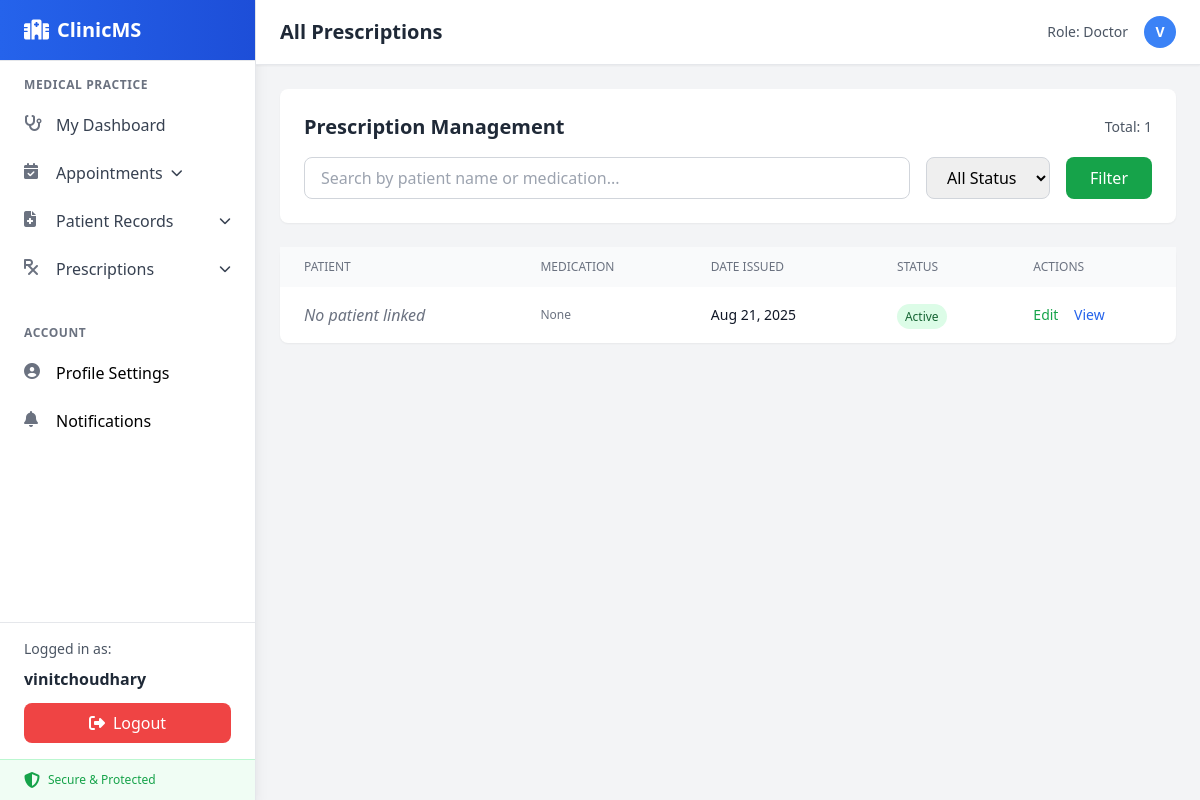
Screenshot of /prescriptions/list/ (signed in) with the database file from the repository.
### users/models.py (models this page shows, shortened)
class User(AbstractUser):
    ROLE_CHOICES = [
        ('admin', 'Admin'),
        ('doctor', 'Doctor'),
        ('patient', 'Patient'),
    ]
    role = models.CharField(max_length=10, choices=ROLE_CHOICES, default="patient")
    specialization = models.CharField(max_length=100, blank=True, null=True)  # Only for doctors

### prescriptions/models.py (models this page shows, shortened)
class Prescription(models.Model):
    appointment = models.OneToOneField(
        Appointment,
        on_delete=models.CASCADE,
        related_name="prescription"
    )
    doctor = models.ForeignKey(User, on_delete=models.CASCADE, related_name="prescriptions")
    patient = models.ForeignKey(User,on_delete=models.CASCADE,related_name="patient_prescriptions", null=True,blank=True)
    medicine = models.CharField(max_length=200, default="Not specified")
    dosage = models.CharField(max_length=100, blank=True, null=True)
    instructions = models.TextField()
    date_issued = models.DateTimeField(auto_now_add=True)
    is_active = models.BooleanField(default=True)

### prescriptions/views.py (the view, shortened to what this page needs)
# urls.py: path('list/', views.list_prescriptions, name='list_prescriptions'),
@login_required
def list_prescriptions(request):
    if request.user.role != 'doctor':
        messages.error(request, "Access denied.")
        return redirect('dashboard_doctor')
    prescriptions = Prescription.objects.filter(
        doctor=request.user
    ).select_related('patient', 'appointment').order_by('-date_issued')
    search_query = request.GET.get('q', '')
    status_filter = request.GET.get('status', '')
    if status_filter:
        if status_filter == 'active':
            prescriptions = prescriptions.filter(is_active=True)
        elif status_filter == 'expired':
            prescriptions = prescriptions.filter(is_active=False)
    paginator = Paginator(prescriptions, 20)
    page_number = request.GET.get('page')
    page_obj = paginator.get_page(page_number)
    context = {
        'prescriptions': page_obj,
        'search_query': search_query,
        'status_filter': status_filter,
        'total_prescriptions': prescriptions.count()
    }
    return render(request, 'users/list.html', context)

### users/templates/users/list.html (shortened to what this page needs)
{% extends "base.html" %}
{% block header %}All Prescriptions{% endblock %}
{% block content %}
<div class="space-y-6">
  <div class="bg-white rounded-lg shadow-sm p-6">
    <div class="flex items-center justify-between mb-4">
      <h2 class="text-xl font-semibold text-gray-800">Prescription Management</h2>
      <div class="text-sm text-gray-600">Total: {{ total_prescriptions }}</div>
    </div>
    <form method="GET" class="flex space-x-4">
      <input type="text" name="q" value="{{ search_query }}"
             placeholder="Search by patient name or medication..."
             class="flex-1 px-4 py-2 border border-gray-300 rounded-lg">
      <select name="status" class="px-4 py-2 border border-gray-300 rounded-lg">
        <option value="">All Status</option>
      </select>
      <button type="submit" class="px-6 py-2 bg-green-600 text-white rounded-lg hover:bg-green-700">
        Filter
      </button>
    </form>
  </div>
  <div class="bg-white rounded-lg shadow-sm">
    <div class="overflow-x-auto">
      <table class="min-w-full">
        <thead class="bg-gray-50">
          <tr>
            <th class="px-6 py-3 text-left text-xs font-medium text-gray-500 uppercase">Patient</th>
            <th class="px-6 py-3 text-left text-xs font-medium text-gray-500 uppercase">Medication</th>
            <th class="px-6 py-3 text-left text-xs font-medium text-gray-500 uppercase">Date Issued</th>
            <th class="px-6 py-3 text-left text-xs font-medium text-gray-500 uppercase">Status</th>
            <th class="px-6 py-3 text-left text-xs font-medium text-gray-500 uppercase">Actions</th>
          </tr>
        </thead>
        <tbody class="divide-y divide-gray-200">
            {% for prescription in prescriptions %}
                <tr class="hover:bg-gray-50">
                <td class="px-6 py-4 whitespace-nowrap">
                    {% if prescription.patient %}
                    <div class="font-medium text-gray-900">
                        {{ prescription.patient.get_full_name|default:prescription.patient.username }}
                    </div>
                    {% else %}
                    <div class="font-medium text-gray-500 italic">No patient linked</div>
                    {% endif %}
                </td>
                <td class="px-6 py-4">
                    <div class="text-xs text-gray-500">{{ prescription.dosage }}</div>
                </td>
                <td class="px-6 py-4 whitespace-nowrap text-sm text-gray-900">
                    {{ prescription.date_issued|date:"M j, Y" }}
                </td>
                <td class="px-6 py-4 whitespace-nowrap">
                    <span class="px-2 py-1 text-xs rounded-full {% if prescription.is_active %}bg-green-100 text-green-800{% else %}bg-gray-100 text-gray-800{% endif %}">
                    {% if prescription.is_active %}Active{% else %}Expired{% endif %}
                    </span>
                </td>
                <td class="px-6 py-4 whitespace-nowrap text-sm">
                    <a href="{% url 'prescriptions:edit_prescription' prescription.pk %}" class="text-green-600 hover:text-green-900 mr-3">Edit</a>
                    <a href="#" class="text-blue-600 hover:text-blue-900">View</a>
                </td>
                </tr>
            {% empty %}
                <tr>
                <td colspan="5" class="px-6 py-4 text-center text-gray-500">No prescriptions found</td>
                </tr>
            {% endfor %}
        </tbody>
      </table>
    </div>
  </div>
</div>
{% endblock %}

### users/templates/base.html (shortened to what this page needs)
<!DOCTYPE html>
<html lang="en">
  <head>
    <script src="https://cdn.tailwindcss.com"></script>
  </head>
  <body class="bg-gray-100 font-sans">
    <div class="flex h-screen">
      <aside class="w-64 bg-white shadow-lg border-r border-gray-200 flex flex-col">
        <div class="px-6 py-4 border-b border-gray-200 bg-gradient-to-r from-blue-600 to-blue-700">
          <div class="flex items-center space-x-2 text-white">
            <i class="fa-solid fa-hospital text-xl"></i>
            <span class="text-xl font-bold">ClinicMS</span>
          </div>
        </div>
        <nav class="flex-1 overflow-y-auto">
          <ul class="py-2">
            {% if user.is_authenticated %}
              {% if user.role == "admin" %}
                <li class="px-6 py-2 text-xs font-semibold text-gray-500 uppercase tracking-wider">Administration</li>
                <li>
                  <a href="{% url 'dashboard_admin' %}" class="flex items-center px-6 py-3 text-gray-700 hover:bg-gray-50 hover:text-blue-600 transition-colors duration-200">
                    <i class="fa-solid fa-tachometer-alt w-5 h-5 mr-3 text-gray-500"></i>
                    <span>Dashboard</span>
                  </a>
                </li>
                <li>
                  <a href="/admin/" class="flex items-center px-6 py-3 text-gray-700 hover:bg-gray-50 hover:text-blue-600 transition-colors duration-200">
                    <i class="fa-solid fa-user-gear w-5 h-5 mr-3 text-gray-500"></i>
                    <span>Admin Panel</span>
                    <span class="ml-auto bg-blue-500 text-white text-xs px-2 py-1 rounded-full">NEW</span>
                  </a>
                </li>
                <li class="nav-group">
                  <a href="#" class="nav-group-toggle flex items-center px-6 py-3 text-gray-700 hover:bg-gray-50 hover:text-blue-600 transition-colors duration-200" onclick="toggleDropdown(this, event)">
                    <i class="fa-solid fa-users w-5 h-5 mr-3 text-gray-500"></i>
                    <span>User Management</span>
                    <i class="fa-solid fa-chevron-down ml-auto text-xs transition-transform duration-200"></i>
                  </a>
                  <ul class="nav-group-items hidden bg-gray-50">
                    <li>
                      <a href="#" class="flex items-center px-6 py-2 pl-12 text-sm text-gray-600 hover:text-blue-600 transition-colors duration-200">
                        <span class="w-2 h-2 bg-gray-400 rounded-full mr-3"></span>
                        <span>Manage Doctors</span>
                      </a>
                    </li>
                    <li>
                      <a href="#" class="flex items-center px-6 py-2 pl-12 text-sm text-gray-600 hover:text-blue-600 transition-colors duration-200">
                        <span class="w-2 h-2 bg-gray-400 rounded-full mr-3"></span>
                        <span>Manage Patients</span>
                      </a>
                    </li>
                  </ul>
                </li>
                <li>
                  <a href="#" class="flex items-center px-6 py-3 text-gray-700 hover:bg-gray-50 hover:text-blue-600 transition-colors duration-200">
                    <i class="fa-solid fa-chart-bar w-5 h-5 mr-3 text-gray-500"></i>
                    <span>Analytics</span>
                  </a>
                </li>
              {% elif user.role == "doctor" %}
                <li class="px-6 py-2 text-xs font-semibold text-gray-500 uppercase tracking-wider">Medical Practice</li>
                <li>
                  <a href="{% url 'dashboard_doctor' %}" class="flex items-center px-6 py-3 text-gray-700 hover:bg-gray-50 hover:text-green-600 transition-colors duration-200">
                    <i class="fa-solid fa-stethoscope w-5 h-5 mr-3 text-gray-500"></i>
                    <span>My Dashboard</span>
                  </a>
                </li>
                <li class="nav-group">
                  <a href="#" class="nav-group-toggle flex items-center px-6 py-3 text-gray-700 hover:bg-gray-50 hover:text-green-600 transition-colors duration-200" onclick="toggleDropdown(this, event)">
                    <i class="fa-solid fa-calendar-check w-5 h-5 mr-3 text-gray-500"></i>
                    <span>Appointments</span>
                    <i class="fa-solid fa-chevron-down ml-2 text-xs transition-transform duration-200"></i>
                  </a>
                </li>
                <li class="nav-group">
                  <a href="#" class="nav-group-toggle flex items-center px-6 py-3 text-gray-700 hover:bg-gray-50 hover:text-green-600 transition-colors duration-200" onclick="toggleDropdown(this, event)">
                    <i class="fa-solid fa-file-medical w-5 h-5 mr-3 text-gray-500"></i>
                    <span>Patient Records</span>
                    <i class="fa-solid fa-chevron-down ml-auto text-xs transition-transform duration-200"></i>
                  </a>
                </li>
                <li class="nav-group">
                  <a href="#" class="nav-group-toggle flex items-center px-6 py-3 text-gray-700 hover:bg-gray-50 hover:text-green-600 transition-colors duration-200" onclick="toggleDropdown(this, event)">
                    <i class="fa-solid fa-prescription w-5 h-5 mr-3 text-gray-500"></i>
                    <span>Prescriptions</span>
                    <i class="fa-solid fa-chevron-down ml-auto text-xs transition-transform duration-200"></i>
                  </a>
                </li>
              {% endif %}
              <li class="px-6 py-2 text-xs font-semibold text-gray-500 uppercase tracking-wider mt-6">Account</li>
              {% if user.role == "doctor" %}
                <li>
                  <a href="{% url 'doctor_profile' %}" class="flex items-center px-6 py-3 ...">
                    <i class="fa-solid fa-user-circle w-5 h-5 mr-3 text-gray-500"></i>
                    <span>Profile Settings</span>
                  </a>
                </li>
                <li>
                  <a href=" #" id="notification-link" class="flex items-center px-6 py-3 ...">
                    <i class="fa-solid fa-bell w-5 h-5 mr-3 text-gray-500"></i>
                    <span>Notifications</span>
                  </a>
                </li>
              {% endif %}
            {% endif %}
          </ul>
        </nav>
        <div class="border-t border-gray-200 mt-auto">
          {% if user.is_authenticated %}
            <div class="px-6 py-4">
              <div class="text-sm text-gray-600 mb-2">Logged in as:</div>
              <div class="font-semibold text-gray-800 mb-3">{{ user.username }}</div>
              <a
                href="{% url 'logout' %}"
                class="flex items-center justify-center w-full bg-red-500 hover:bg-red-600 text-white py-2 px-4 rounded-lg transition-colors duration-200"
              >
                <i class="fa-solid fa-sign-out-alt mr-2"></i>
                Logout
              </a>
            </div>
          {% endif %}
          <div class="px-6 py-3 bg-green-50 border-t border-green-200">
            <div class="flex items-center text-green-600">
              <i class="fa-solid fa-shield-alt w-4 h-4 mr-2"></i>
              <span class="text-xs font-medium">Secure & Protected</span>
            </div>
          </div>
        </div>
      </aside>
      <main class="flex-1 flex flex-col">
        <header class="bg-white shadow-sm border-b border-gray-200 px-6 py-4 flex justify-between items-center">
          <h1 class="text-xl font-semibold text-gray-800">
            {% block header %}{% endblock %}
          </h1>
          {% if user.is_authenticated %}
          <div class="flex items-center space-x-4">
            <span class="text-sm text-gray-600">Role: {{ user.role|title }}</span>
            <div class="w-8 h-8 bg-blue-500 rounded-full flex items-center justify-center">
              <span class="text-white text-sm font-semibold">{{ user.username|first|upper }}</span>
            </div>
          </div>
          {% endif %}
        </header>
        <div class="flex-1 overflow-y-auto p-6">
          {% block content %}{% endblock %}
        </div>
      </main>
    </div>
  </body>
</html>

### rows the page displays
User: username "vinitchoudhary", role "Doctor", username|first "V"
Prescription: shows "No patient linked", dosage "None", date_issued "Aug 21, 2025", is_active "Active"

### other values shown
{{ total_prescriptions }} "1"
